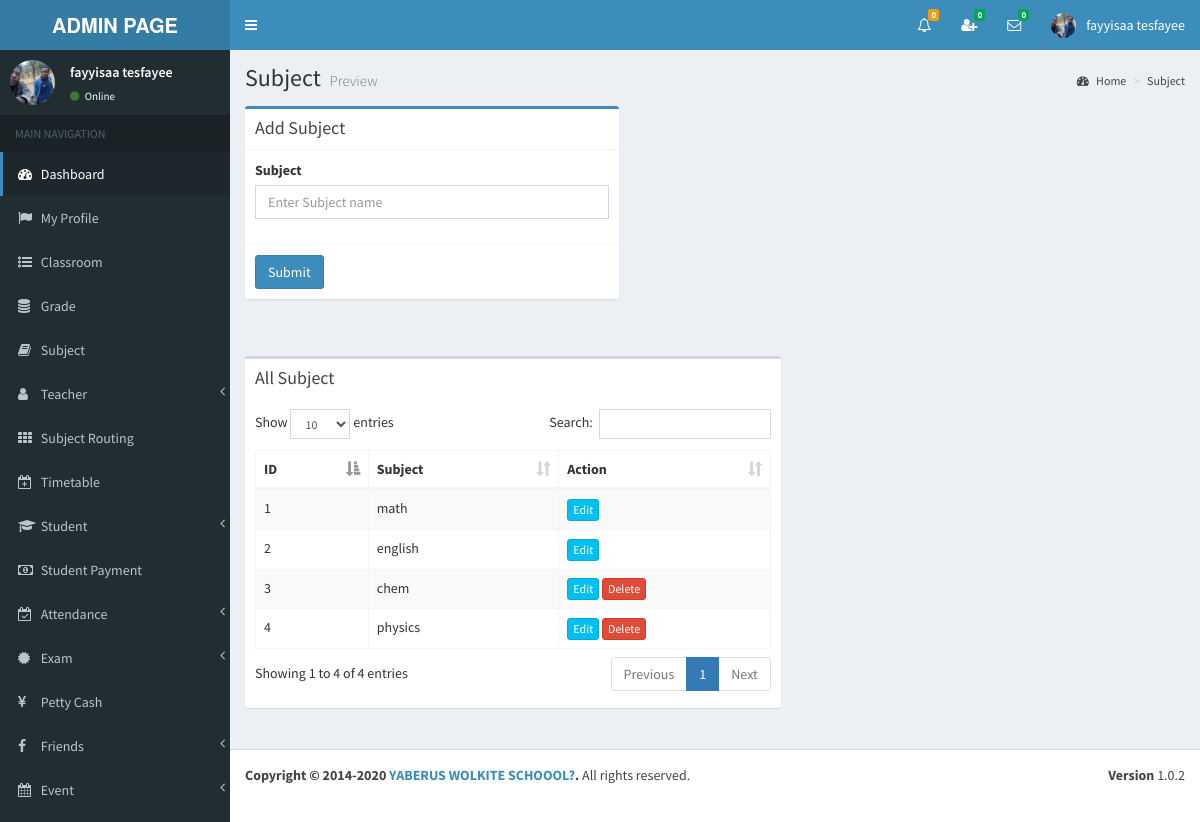
Screenshot of /view/subject.php (signed in) with the database file from the repository.
### tables this page shows
CREATE TABLE `subject` (
  `id` int(11) NOT NULL,
  `name` varchar(255) NOT NULL
);

### view/subject.php (the view, shortened to what this page needs)
<?php include_once('head.php'); ?>
<?php include_once('header_admin.php'); ?>
<?php include_once('sidebar.php'); ?>
<div class="content-wrapper">
	<section class="content-header">
		<h1>
            Subject
        	<small>Preview</small>
        </h1>
        <ol class="breadcrumb">
        	<li><a href="#"><i class="fa fa-dashboard"></i> Home</a></li>
            <li><a href="#">Subject</a></li>
        </ol>
	</section>
    <section class="content">
    	<div class="row">
            <div class="col-md-5">
              	<div class="box box-primary">
                	<div class="box-header with-border">
                  		<h3 class="box-title">Add Subject</h3>
                	</div>
                	<form role="form" action="../index.php" method="post">
                  		<div class="box-body">
                    		<div class="form-group" id="divSubject">
                      			<label for="">Subject</label>
                      			<input type="text" class="form-control" id="name" placeholder="Enter Subject name" name="name" autocomplete="off">
                    		</div>
                  		</div>
                  		<div class="box-footer">
							<button type="submit" class="btn btn-primary">Submit</button>
						</div>
					</form>
				</div>
			</div>
		</div>
	</section>
	<section class="content" >
		<div class="row" id="table1">
			<div class="col-md-7">
				<div class="box">
                	<div class="box-header">
						<h3 class="box-title">All Subject</h3>
                	</div>
                	<div class="box-body table-responsive">
                		<table id="example1" class="table table-bordered table-striped">
                    		<thead>
                        		<th>ID</th>
                            	<th>Subject</th>
                            	<th>Action</th>
                        	</thead>
                        	<tbody>
<?php
include_once('../controller/config.php');
$sql="SELECT * FROM subject";
$result=mysqli_query($conn,$sql);
$count = 0;
$cant_remove1=0;
$cant_remove2=0;
$cant_remove3=0;
$cant_remove4=0;
$cant_remove5=0;
$cant_remove6=0;
if(mysqli_num_rows($result) > 0) {
	while($row=mysqli_fetch_assoc($result)){
		$count++;
		$id=$row['id'];
?>
								<tr>
									<td><?php echo $count; ?></td>
               <td id="td1_<?php echo $row['id']; ?>"><?php echo $row['name']; ?></td>
                                	<td>
<?php
$sql1="SELECT * FROM exam_timetable WHERE subject_id='$id'";
$result1=mysqli_query($conn,$sql1);
if(mysqli_num_rows($result1) > 0){
	$cant_remove1=1;
}else{
	$cant_remove1=0;
}
$sql2="SELECT * FROM student_exam WHERE subject_id='$id'";
$result2=mysqli_query($conn,$sql2);
if(mysqli_num_rows($result2) > 0){
	$cant_remove2=1;
}else{
	$cant_remove2=0;
}
$sql3="SELECT * FROM student_payment_history WHERE subject_id='$id'";
$result3=mysqli_query($conn,$sql3);
if(mysqli_num_rows($result3) > 0){
	$cant_remove3=1;
}else{
	$cant_remove3=0;
}
$sql4="SELECT * FROM subject_routing WHERE subject_id='$id'";
$result4=mysqli_query($conn,$sql4);
if(mysqli_num_rows($result4) > 0){
	$cant_remove4=1;
}else{
	$cant_remove4=0;
}
$sql5="SELECT * FROM teacher_salary_history WHERE subject_id='$id'";
$result5=mysqli_query($conn,$sql5);
if(mysqli_num_rows($result5) > 0){
	$cant_remove5=1;
}else{
	$cant_remove5=0;
}
$sql6="SELECT * FROM timetable WHERE subject_id='$id'";
$result6=mysqli_query($conn,$sql6);
if(mysqli_num_rows($result6) > 0){
	$cant_remove6=1;
}else{
	$cant_remove6=0;
}
if($cant_remove1 > 0 || $cant_remove2 > 0 || $cant_remove3 > 0 || $cant_remove4 > 0 || $cant_remove5 > 0 || $cant_remove6 > 0 ){
	echo '<a href="#modalUpdateform" onClick="showModal(this)" class="btn btn-info btn-xs" data-id="'.$id.'" data-toggle="modal">Edit</a>';
}else{
	echo '<a href="#modalUpdateform" onClick="showModal(this)" class="btn btn-info btn-xs" data-id="'.$id.'" data-toggle="modal">Edit</a>';
	echo ' <a href="#" class="confirm-delete btn btn-danger btn-xs"  data-id="'.$id.'">Delete</a>';
}
?>
                            		</td>
                            	</tr>
<?php } } ?>
							</tbody>
						</table>
					</div>
				</div>
			</div>
    	</div>
	</section>
</div>
<?php include_once('footer.php');?>

### view/header_admin.php (shortened to what this page needs)
<body class="hold-transition skin-blue sidebar-mini" >
<div class="wrapper">
  <header class="main-header" >
    <a href="" class="logo">
      <span class="logo-lg"><strong>ADMIN PAGE</strong></span>
    </a>
    <nav class="navbar navbar-static-top">
		<a href="#" class="sidebar-toggle" data-toggle="offcanvas" role="button">
       	</a>
		<div class="navbar-custom-menu">
			<ul class="nav navbar-nav">
              <li class="dropdown notifications-menu">
                <a href="#" class="dropdown-toggle" data-toggle="dropdown">
                  <i class="fa fa-bell-o"></i>
<?php
include_once('../controller/config.php');
$my_type=$_SESSION["type"];
if($my_type == 'Admin'){
	$sql1="SELECT COUNT(id) FROM main_notifications WHERE _isread='0'";
	$result1=mysqli_query($conn,$sql1);
	$row1=mysqli_fetch_assoc($result1);
	$notfi_count=$row1['COUNT(id)'];
?>
                  <span class="label label-warning"><?php echo $notfi_count; ?></span>
                </a>
              </li>
<?php }  ?>
<?php
include_once('../controller/config.php');
$my_index=$_SESSION["index_number"];
$my_type=$_SESSION["type"];
$sql="SELECT count(id)
      FROM my_friends
      WHERE my_index='$my_index' AND _status='Pending' AND _isread='0'";
$result=mysqli_query($conn,$sql);
$row=mysqli_fetch_assoc($result);
$unread_count=$row['count(id)'];
?>
              <li class="dropdown messages-menu"  id="friend_request">
              	<a href="#" class="dropdown-toggle" data-toggle="dropdown" onClick="showFriendRequest('<?php echo $my_index; ?>','<?php echo $my_type; ?>')">
                  <i class="fa fa-user-plus"></i>
                  <span class="label label-success"><?php echo $unread_count; ?></span>
                </a>
              </li>
<?php
include_once('../controller/config.php');
$my_index=$_SESSION["index_number"];
$unread_msg_count=0;
$sql="SELECT * FROM my_friends WHERE my_index='$my_index'";
$result=mysqli_query($conn,$sql);
while($row=mysqli_fetch_assoc($result)){
	$friend_index=$row['friend_index'];
	$sql1="SELECT count(id)
		  FROM online_chat
		  WHERE user_index='$friend_index' AND _isread='0'";
	$result1=mysqli_query($conn,$sql1);
	$row1=mysqli_fetch_assoc($result1);
	$unread_msg_count+=$row1['count(id)'];
}
?>
              <li class="dropdown messages-menu" id="unread_msg">
                <a href="#" class="dropdown-toggle" data-toggle="dropdown" >
                  <i class="fa fa-envelope-o"></i>
                  <span class="label label-success"><?php echo $unread_msg_count; ?></span>
                </a>
<?php
include_once('../controller/config.php');
$index=$_SESSION["index_number"];
$type=$_SESSION["type"];
$time='';
$file_path='';
	$sql="SELECT
           DISTINCT conversation_id,friend_index
           FROM
              my_friends
           WHERE
              	my_index='$index'
           ORDER BY
              conversation_id";
	$result=mysqli_query($conn,$sql);
	while($row=mysqli_fetch_assoc($result)){
		$conversation_id=$row['conversation_id'];
		$friend_index=$row['friend_index'];
		$sql3="SELECT * FROM my_friends WHERE conversation_id='$conversation_id' and friend_index='$friend_index'";
		$result3=mysqli_query($conn,$sql3);
		$row3=mysqli_fetch_assoc($result3);
		$friend_type=$row3['friend_type'];
		if($friend_type == "Admin"){
			$sql1="SELECT * FROM admin WHERE index_number='$friend_index'";
			$result1=mysqli_query($conn,$sql1);
			$row1=mysqli_fetch_assoc($result1);
			$friend_name=$row1['i_name'];
			$friend_image=$row1['image_name'];
		}
		if($friend_type == "Teacher"){
			$sql1="SELECT * FROM teacher WHERE index_number='$friend_index'";
			$result1=mysqli_query($conn,$sql1);
			$row1=mysqli_fetch_assoc($result1);
			$friend_name=$row1['i_name'];
			$friend_image=$row1['image_name'];
		}
		if($friend_type == "Student"){
			$sql1="SELECT * FROM student WHERE index_number='$friend_index'";
			$result1=mysqli_query($conn,$sql1);
			$row1=mysqli_fetch_assoc($result1);
			$friend_name=$row1['i_name'];
			$friend_image=$row1['image_name'];
		}
		$sql2="SELECT * FROM online_chat WHERE conversation_id='$conversation_id' ORDER BY id DESC LIMIT 1";
		$result2=mysqli_query($conn,$sql2);
		while($row2=mysqli_fetch_assoc($result2)){
			$last_msg=$row2['msg'];
			$msg_time=$row2['time'];
			$datetime1 = new DateTime($msg_time);
			$datetime2 = new DateTime();
			$interval = $datetime1->diff($datetime2);
			$year = $interval->format('%y y ');
			$month = $interval->format('%m m ');
			$days = $interval->format('%a d');
			$hours = $interval->format('%h h');
			$minutes = $interval->format('%i mins');
			$seconds = $interval->format('%s sec');
			if($year>0){
				$time=$year;
			}else if($month>0){
				$time=$month;
			}else if($days>0){
				$time=$days;
			}else if($hours>0){
				$time=$hours;
			}else if($minutes>0){
				$time=$minutes;
			}else{
				$time=$seconds;
			}
			if($type=="Admin"){
				$file_path="my_friends.php?do=showChatBox&my_index=$index&conversation_id=$conversation_id&friend_index=$friend_index&my_type=$type";
			}
			if($type=="Teacher"){
				$file_path="my_friends2.php?do=showChatBox&my_index=$index&conversation_id=$conversation_id&friend_index=$friend_index&my_type=$type";
			}
			if($type=="Student"){
				$file_path="my_friends1.php?do=showChatBox&my_index=$index&conversation_id=$conversation_id&friend_index=$friend_index&my_type=$type";
			}
?>
                      <li>
                        <a href="<?php echo $file_path; ?>" onClick="msgRead('<?php echo $index; ?>','<?php echo $conversation_id; ?>','<?php echo $friend_index; ?>','<?php echo $type; ?>')">
                          <div class="pull-left">
                            <img src="../<?php echo $friend_image; ?>" class="img-circle" alt="User Image">
                          </div>
                          <h4>
                            <?php echo $friend_name; ?>
                            <small><i class="fa fa-clock-o"></i> <?php echo $time; ?></small>
                          </h4>
                          <p><?php echo $last_msg; ?></p>
                        </a>
                      </li>
 <?php } } ?>
              </li>
<?php
include_once('../controller/config.php');
if($type=="Admin"){
	$sql="SELECT * FROM admin where index_number='$index'";
	$result=mysqli_query($conn,$sql);
	$row=mysqli_fetch_assoc($result);
}
?>
            	<li class="dropdown user user-menu">
                    <a href="#" class="dropdown-toggle" data-toggle="dropdown">
                      <img src="../<?php echo $row['image_name']; ?>" class="user-image" alt="User Image">
                      <span class="hidden-xs"><?php echo $row['i_name']; ?></span>
                    </a>
              </li>
            </ul>
        </div>
	</nav>
  </header>

### view/sidebar.php (shortened to what this page needs)
  <aside class="main-sidebar">
    <section class="sidebar">
<?php
include_once('../controller/config.php');
$index=$_SESSION["index_number"];
$sql="SELECT * FROM admin WHERE index_number='$index'";
$result=mysqli_query($conn,$sql);
$row=mysqli_fetch_assoc($result);
$name=$row['i_name'];
$image=$row['image_name'];
?>
      <div class="user-panel">
      	<div class="pull-left image">
        	<img src="../<?php echo $image; ?>" class="img-circle" alt="User Image">
        </div>
        <div class="pull-left info">
        	<p><?php echo $name; ?></p>
            <a href="#"><i class="fa fa-circle text-success"></i> Online</a>
        </div>
      </div>
      <ul class="sidebar-menu">
        <li class="header">MAIN NAVIGATION</li>
        <li class="active treeview">
          <a href="dashboard.php">
            <i class="fa fa-dashboard"></i> <span>Dashboard</span>
          </a>
        </li>
         <li>
          <a href="admin_profile.php">
            <i class="fa fa-flag"></i> <span>My Profile</span>
          </a>
        </li>
        <li>
          <a href="class_room.php">
            <i class="fa fa-list-ul"></i> <span>Classroom</span>
          </a>
        </li>
        <li>
          <a href="grade.php">
            <i class="fa fa-database"></i> <span>Grade</span>
          </a>
        </li>
        <li>
          <a href="subject.php">
            <i class="fa fa-book"></i> <span>Subject</span>
          </a>
        </li>
        <li class="treeview">
          <a href="#">
            <i class="fa fa-user" aria-hidden="true"></i>
            <span>Teacher</span>
            <span class="pull-right-container">
              <i class="fa fa-angle-left pull-right"></i>
            </span>
          </a>
        </li>
        <li>
          <a href="subject_routing.php">
            <i class="fa fa-th"></i> <span>Subject Routing</span>
          </a>
        </li>
        <li>
          <a href="timetable.php">
            <i class="fa fa-calendar-plus-o"></i> <span>Timetable</span>
          </a>
        </li>
        <li class="treeview">
          <a href="#">
            <i class="fa fa-graduation-cap"></i>
            <span>Student</span>
            <span class="pull-right-container">
              <i class="fa fa-angle-left pull-right"></i>
            </span>
          </a>
        </li>
        <li>
          <a href="student_payment.php">
            <i class="fa fa-money"></i> <span>Student Payment</span>
          </a>
        </li>
         <li class="treeview">
          <a href="#">
            <i class="fa fa-calendar-check-o"></i>
            <span>Attendance</span>
            <span class="pull-right-container">
              <i class="fa fa-angle-left pull-right"></i>
            </span>
          </a>
        </li>
        <li class="treeview">
          <a href="#">
            <i class="fa fa-certificate"></i>
            <span>Exam</span>
            <span class="pull-right-container">
              <i class="fa fa-angle-left pull-right"></i>
            </span>
          </a>
        </li>
        <li>
          <a href="petty_cash.php">
            <i class="fa fa-yen"></i> <span>Petty Cash</span>
          </a>
        </li>
        <li class="treeview">
          <a href="#">
            <i class="fa fa-facebook"></i>
            <span>Friends</span>
            <span class="pull-right-container">
              <i class="fa fa-angle-left pull-right"></i>
            </span>
          </a>
        </li>
        <li class="treeview">
          <a href="#">
            <i class="fa fa-calendar"></i>
            <span>Event</span>
            <span class="pull-right-container">
              <i class="fa fa-angle-left pull-right"></i>
            </span>
          </a>
        </li>
      </ul>
    </section>
  </aside>

### view/subject.php (style rules this page uses)
body { overflow-y:scroll; }

### rows the page displays
subject: name "math"
subject: name "english"
subject: name "chem"
subject: name "physics"

### other values shown
$notfi_count "0"
$unread_count "0"
$unread_msg_count "0"
$row['i_name'] "fayyisaa tesfayee"
$name "fayyisaa tesfayee"
